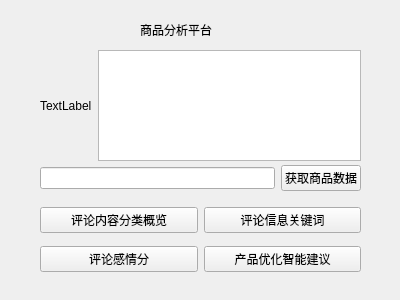
<?xml version="1.0" encoding="UTF-8"?>
<ui version="4.0">
 <class>Form</class>
 <widget class="QWidget" name="Form">
  <property name="geometry">
   <rect>
    <x>0</x>
    <y>0</y>
    <width>400</width>
    <height>300</height>
   </rect>
  </property>
  <property name="windowTitle">
   <string>Form</string>
  </property>
  <widget class="QWidget" name="horizontalLayoutWidget_2">
   <property name="geometry">
    <rect>
     <x>40</x>
     <y>163</y>
     <width>321</width>
     <height>31</height>
    </rect>
   </property>
   <layout class="QHBoxLayout" name="horizontalLayout_2">
    <item>
     <widget class="QLineEdit" name="lineEdit"/>
    </item>
    <item>
     <widget class="QPushButton" name="pushButton_5">
      <property name="text">
       <string>获取商品数据</string>
      </property>
     </widget>
    </item>
   </layout>
  </widget>
  <widget class="QLabel" name="label">
   <property name="geometry">
    <rect>
     <x>140</x>
     <y>20</y>
     <width>101</width>
     <height>20</height>
    </rect>
   </property>
   <property name="text">
    <string>商品分析平台</string>
   </property>
  </widget>
  <widget class="QWidget" name="horizontalLayoutWidget">
   <property name="geometry">
    <rect>
     <x>40</x>
     <y>50</y>
     <width>321</width>
     <height>111</height>
    </rect>
   </property>
   <layout class="QHBoxLayout" name="horizontalLayout">
    <item>
     <widget class="QLabel" name="label_2">
      <property name="text">
       <string>TextLabel</string>
      </property>
     </widget>
    </item>
    <item>
     <widget class="QTextEdit" name="textEdit"/>
    </item>
   </layout>
  </widget>
  <widget class="QWidget" name="gridLayoutWidget">
   <property name="geometry">
    <rect>
     <x>40</x>
     <y>200</y>
     <width>321</width>
     <height>81</height>
    </rect>
   </property>
   <layout class="QGridLayout" name="gridLayout">
    <item row="1" column="0">
     <widget class="QPushButton" name="pushButton_2">
      <property name="text">
       <string>评论感情分</string>
      </property>
     </widget>
    </item>
    <item row="0" column="0">
     <widget class="QPushButton" name="pushButton">
      <property name="text">
       <string>评论内容分类概览</string>
      </property>
     </widget>
    </item>
    <item row="0" column="1">
     <widget class="QPushButton" name="pushButton_3">
      <property name="text">
       <string>评论信息关键词</string>
      </property>
     </widget>
    </item>
    <item row="1" column="1">
     <widget class="QPushButton" name="pushButton_4">
      <property name="text">
       <string>产品优化智能建议</string>
      </property>
     </widget>
    </item>
   </layout>
  </widget>
 </widget>
 <resources/>
 <connections/>
</ui>
